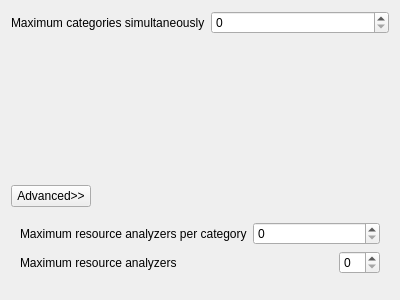
<?xml version="1.0" encoding="UTF-8"?>
<ui version="4.0">
 <class>generalPage</class>
 <widget class="QWidget" name="generalPage">
  <property name="geometry">
   <rect>
    <x>0</x>
    <y>0</y>
    <width>400</width>
    <height>300</height>
   </rect>
  </property>
  <property name="windowTitle">
   <string comment="KDE::DoNotExtract">Form</string>
  </property>
  <layout class="QGridLayout" name="gridLayout">
   <item row="0" column="0" colspan="2">
    <layout class="QHBoxLayout" name="horizontalLayout">
     <item>
      <widget class="QLabel" name="label">
       <property name="text">
        <string>Maximum categories simultaneously</string>
       </property>
      </widget>
     </item>
     <item>
      <widget class="KIntSpinBox" name="kcfg_maxCategoriesSimult"/>
     </item>
    </layout>
   </item>
   <item row="1" column="1">
    <spacer name="verticalSpacer">
     <property name="orientation">
      <enum>Qt::Vertical</enum>
     </property>
     <property name="sizeHint" stdset="0">
      <size>
       <width>20</width>
       <height>40</height>
      </size>
     </property>
    </spacer>
   </item>
   <item row="2" column="0">
    <widget class="KPushButton" name="advanced_button">
     <property name="sizePolicy">
      <sizepolicy hsizetype="Preferred" vsizetype="Fixed">
       <horstretch>0</horstretch>
       <verstretch>0</verstretch>
      </sizepolicy>
     </property>
     <property name="text">
      <string>Advanced&gt;&gt;</string>
     </property>
     <property name="checkable">
      <bool>true</bool>
     </property>
    </widget>
   </item>
   <item row="3" column="0" colspan="2">
    <widget class="QWidget" name="advanced_widget" native="true">
     <layout class="QVBoxLayout" name="verticalLayout">
      <item>
       <layout class="QHBoxLayout" name="horizontalLayout_3">
        <item>
         <widget class="QLabel" name="label_2">
          <property name="text">
           <string>Maximum resource analyzers per category</string>
          </property>
         </widget>
        </item>
        <item>
         <widget class="KIntSpinBox" name="kcfg_maxResSimultPerCategory"/>
        </item>
       </layout>
      </item>
      <item>
       <layout class="QHBoxLayout" name="horizontalLayout_2">
        <item>
         <widget class="QLabel" name="label_3">
          <property name="text">
           <string>Maximum resource analyzers</string>
          </property>
         </widget>
        </item>
        <item>
         <spacer name="horizontalSpacer">
          <property name="orientation">
           <enum>Qt::Horizontal</enum>
          </property>
          <property name="sizeHint" stdset="0">
           <size>
            <width>40</width>
            <height>20</height>
           </size>
          </property>
         </spacer>
        </item>
        <item>
         <widget class="KIntSpinBox" name="kcfg_maxResSimult"/>
        </item>
       </layout>
      </item>
      <item>
       <widget class="DecisionsModelSelector" name="kcfg_schemeSelector" native="true"/>
      </item>
     </layout>
    </widget>
   </item>
   <item row="2" column="1">
    <spacer name="horizontalSpacer_2">
     <property name="orientation">
      <enum>Qt::Horizontal</enum>
     </property>
     <property name="sizeHint" stdset="0">
      <size>
       <width>40</width>
       <height>20</height>
      </size>
     </property>
    </spacer>
   </item>
  </layout>
 </widget>
 <customwidgets>
  <customwidget>
   <class>KIntSpinBox</class>
   <extends>QSpinBox</extends>
   <header>knuminput.h</header>
  </customwidget>
  <customwidget>
   <class>KPushButton</class>
   <extends>QPushButton</extends>
   <header>kpushbutton.h</header>
  </customwidget>
  <customwidget>
   <class>DecisionsModelSelector</class>
   <extends>QWidget</extends>
   <header>decisionsmodelselector.h</header>
   <container>1</container>
  </customwidget>
 </customwidgets>
 <resources/>
 <connections>
  <connection>
   <sender>advanced_button</sender>
   <signal>toggled(bool)</signal>
   <receiver>advanced_widget</receiver>
   <slot>setVisible(bool)</slot>
   <hints>
    <hint type="sourcelabel">
     <x>74</x>
     <y>120</y>
    </hint>
    <hint type="destinationlabel">
     <x>205</x>
     <y>142</y>
    </hint>
   </hints>
  </connection>
 </connections>
</ui>
